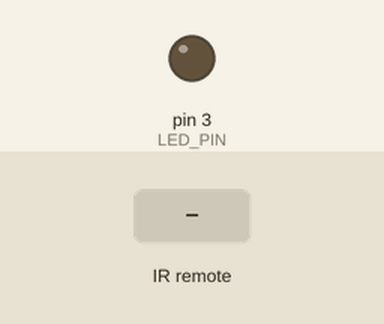
Recording of a program running on a simulated Arduino Pro Mini, built with avr-gcc and run on an emulated ATmega328P. On the bench: output pins drawn as LEDs (lit = HIGH). The test bench sets the inputs (shaded band).

Above: at 1.2 s.
1.3 s: infrared code 0xD received
At 2.5 s:
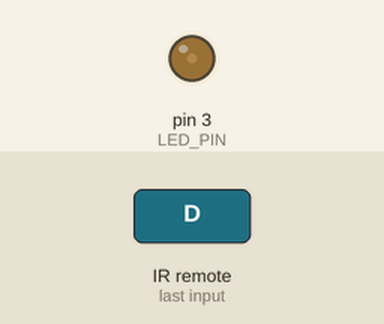
2.8 s: infrared code 0x70 received
At 3.7 s:
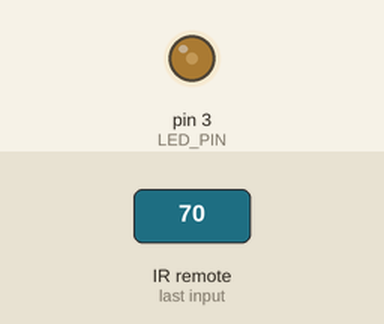
4.3 s: infrared code 0x71 received
At 4.8 s:
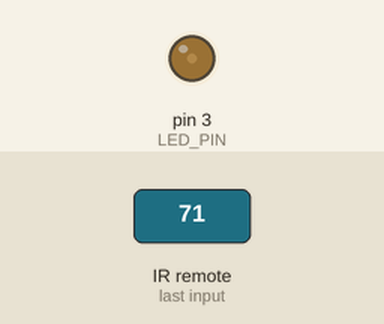
Timing chart, 0 to 7.3 s (numbered marks = the images above; inputs shaded):
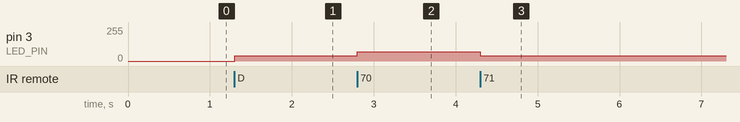

Measured:
- after the input at 1.3 s, pin 3 (LED_PIN): 0/255 → 41/255 at once
- after the input at 2.8 s, pin 3 (LED_PIN): 41/255 → 71/255 at once
- after the input at 4.3 s, pin 3 (LED_PIN): 71/255 → 41/255 at once

The program:

main.cpp
```cpp
#include <Arduino.h>

#define IR_USE_AVR_TIMER1
#include <IRremote.hpp>

#include "led.hpp"

#define LED_PIN 3
#define IRrecepteur_PIN 2

LedStrip myLedStrip(LED_PIN);

void setup() {
  Serial.begin(9600);

  myLedStrip.Begin();
  IrReceiver.begin(IRrecepteur_PIN, DISABLE_LED_FEEDBACK);
};

void loop() {
  if (IrReceiver.decode()) {
    if (IrReceiver.decodedIRData.command != 0){
      switch (IrReceiver.decodedIRData.command) {
        case 13:
          myLedStrip.State(!myLedStrip.GetState());
          break;
        case 112:
          if (myLedStrip.GetState() == false) {
            myLedStrip.State(true);
          } else {
            myLedStrip.UpBrightness();
          }
          break;
        case 113:
          if (myLedStrip.GetState() == true) {
            myLedStrip.DownBrightness();
          }
          break;
      }
      delay(200);
    }
    IrReceiver.resume();
  }
}
```

led.hpp
```cpp
#pragma once
#include <Arduino.h>

class LedStrip{
    public:
        LedStrip(uint8_t pin);
        void Begin();
        void SetBrightness(uint8_t brightness);
        void Upload();
        void State(bool state);
        bool GetState();
        void UpBrightness();
        void DownBrightness();
        uint8_t GetBrightness();

    private:
        uint8_t __brightness;
        uint8_t __led_pin;
        const uint8_t gammaLUT10[10] = {1,   2,   5,  11,  22,  41,  71, 114, 175, 255};
        bool __state;
};
```

led.cpp
```cpp
#include "led.hpp"

LedStrip::LedStrip(uint8_t pin) {
    __led_pin = pin;
    __brightness = 5;
    __state = false;
}

void LedStrip::SetBrightness(uint8_t brightness) {
    if (brightness >= 10) {
        brightness = 9;
    }
    __brightness = brightness;

    Upload();
}

void LedStrip::Upload() {
    switch (__state)
    {
    case true:
        analogWrite(__led_pin, gammaLUT10[__brightness]);
        break;

    case false:
        analogWrite(__led_pin, 0);
        break;
    }

};

void LedStrip::Begin() {
    pinMode(__led_pin, OUTPUT);
    Upload();
}

void LedStrip::State(bool state) {
    switch (state) {
        case false:
            __state = false;
            Upload();
            break;
        case true:
            __state = true;
            Upload();
            break;
    }
}

bool LedStrip::GetState() {
    return __state;
}

void LedStrip::UpBrightness() {
    if (GetBrightness() < 9) {
        SetBrightness(GetBrightness()+1);
    }
}

void LedStrip::DownBrightness() {
    if (GetBrightness() > 0) {
        SetBrightness(GetBrightness()-1);
    }
}

uint8_t LedStrip::GetBrightness() {
    return __brightness;
}
```
